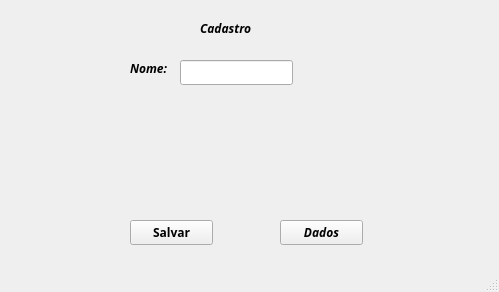
<?xml version="1.0" encoding="UTF-8"?>
<ui version="4.0">
 <class>MainWindow</class>
 <widget class="QMainWindow" name="MainWindow">
  <property name="geometry">
   <rect>
    <x>0</x>
    <y>0</y>
    <width>499</width>
    <height>292</height>
   </rect>
  </property>
  <property name="windowTitle">
   <string>MainWindow</string>
  </property>
  <widget class="QWidget" name="centralwidget">
   <widget class="QLineEdit" name="edt_nome">
    <property name="geometry">
     <rect>
      <x>180</x>
      <y>60</y>
      <width>113</width>
      <height>25</height>
     </rect>
    </property>
    <property name="text">
     <string/>
    </property>
   </widget>
   <widget class="QLabel" name="label">
    <property name="geometry">
     <rect>
      <x>130</x>
      <y>60</y>
      <width>62</width>
      <height>17</height>
     </rect>
    </property>
    <property name="font">
     <font>
      <family>Fira Sans</family>
      <weight>75</weight>
      <italic>true</italic>
      <bold>true</bold>
     </font>
    </property>
    <property name="text">
     <string>Nome:</string>
    </property>
   </widget>
   <widget class="QPushButton" name="btn_salvar">
    <property name="geometry">
     <rect>
      <x>130</x>
      <y>220</y>
      <width>83</width>
      <height>25</height>
     </rect>
    </property>
    <property name="font">
     <font>
      <family>Fira Sans Compressed</family>
      <weight>75</weight>
      <bold>true</bold>
     </font>
    </property>
    <property name="text">
     <string>Salvar</string>
    </property>
   </widget>
   <widget class="QLabel" name="label_2">
    <property name="geometry">
     <rect>
      <x>200</x>
      <y>20</y>
      <width>62</width>
      <height>17</height>
     </rect>
    </property>
    <property name="font">
     <font>
      <family>Fira Sans</family>
      <weight>75</weight>
      <italic>true</italic>
      <bold>true</bold>
     </font>
    </property>
    <property name="text">
     <string>Cadastro</string>
    </property>
   </widget>
   <widget class="QLabel" name="lbl_nome">
    <property name="geometry">
     <rect>
      <x>160</x>
      <y>140</y>
      <width>181</width>
      <height>41</height>
     </rect>
    </property>
    <property name="font">
     <font>
      <family>Fira Sans</family>
      <pointsize>13</pointsize>
      <weight>75</weight>
      <italic>true</italic>
      <bold>true</bold>
     </font>
    </property>
    <property name="text">
     <string/>
    </property>
   </widget>
   <widget class="QPushButton" name="btn_dados">
    <property name="geometry">
     <rect>
      <x>280</x>
      <y>220</y>
      <width>83</width>
      <height>25</height>
     </rect>
    </property>
    <property name="font">
     <font>
      <family>Fira Sans Condensed</family>
      <weight>75</weight>
      <italic>true</italic>
      <bold>true</bold>
     </font>
    </property>
    <property name="text">
     <string>Dados</string>
    </property>
   </widget>
  </widget>
  <widget class="QMenuBar" name="menubar">
   <property name="geometry">
    <rect>
     <x>0</x>
     <y>0</y>
     <width>499</width>
     <height>22</height>
    </rect>
   </property>
  </widget>
  <widget class="QStatusBar" name="statusbar"/>
 </widget>
 <resources/>
 <connections/>
</ui>
